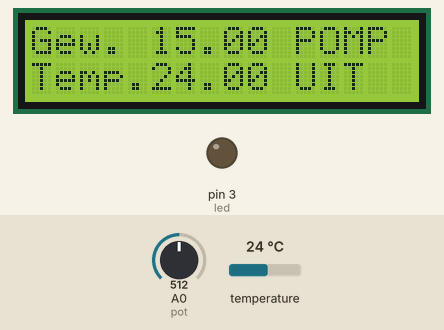
Simulated run of this sketch. Board: Arduino Uno, built with avr-gcc and run on an emulated ATmega328P. On the bench: 16×2 character LCD, output pins drawn as LEDs (lit = HIGH). The test bench sets the inputs (shaded band); at power-on: temperature 24 °C, A0 (pot) = 512. What the sketch prints to the serial monitor is not drawn.

Above: at 1.2 s.
1.3 s: temperature set to 16 °C
2.8 s: temperature set to 13 °C
At 4.0 s:
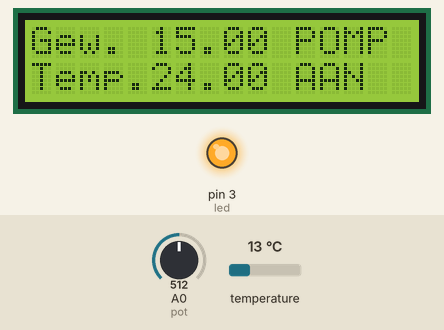
4.3 s: A0 (pot) set to 716
At 5.4 s:
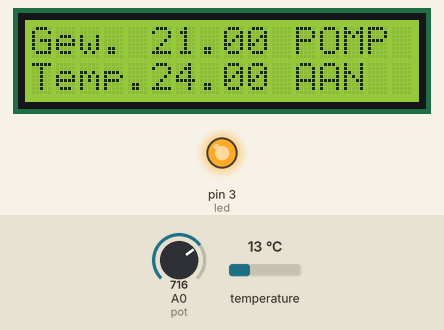
5.8 s: A0 (pot) set to 900
At 6.8 s:
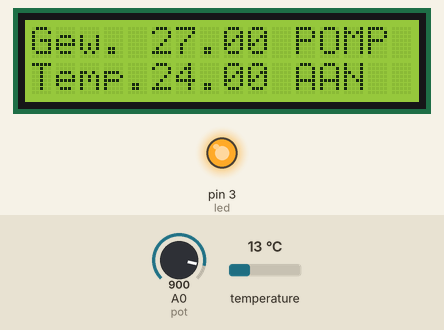
7.3 s: temperature set to 26 °C
At 7.9 s:
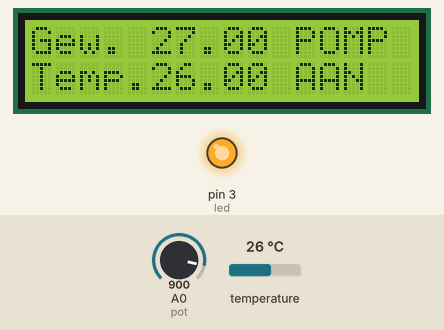
8.8 s: temperature set to 29 °C
At 10.2 s:
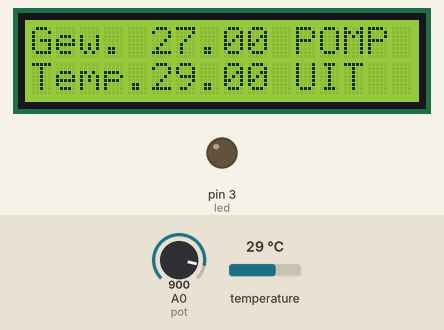
Timing chart, 0 to 11.3 s (numbered marks = the images above; inputs shaded):
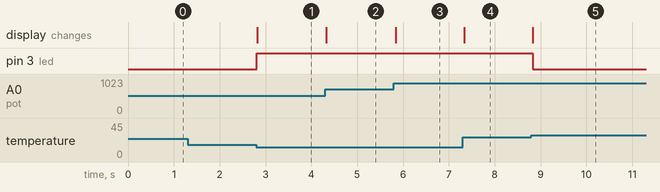

Measured:
- the behaviour switches between 15 and 14 °C on temperature (found by bisection; images 0 and 1)
- the behaviour switches between 27 and 28 °C on temperature (found by bisection; images 4 and 5)
- after the input at 1.3 s, every drawn part: stays the same
- after the input at 2.8 s, pin 3 (led): LOW → HIGH at once; the display: changes at once (image 1)
- after the input at 4.3 s, the display: changes at once (image 2)
- after the input at 5.8 s, the display: changes at once (image 3)
- after the input at 7.3 s, the display: changes at once (image 4)
- after the input at 8.8 s, pin 3 (led): HIGH → LOW at once; the display: changes at once (image 5)

The sketch:

Evaluatie_week_5_-_2022.ino
```cpp
#include <Blynk.h>
#include <DHT_U.h>
#include <Wire.h>
#include <LiquidCrystal_I2C.h>
LiquidCrystal_I2C lcd(0x27, 16, 2);

#define DHTPIN 6
#define led 3
#define pot 0
#define DHTTYPE DHT11
DHT_Unified dht(DHTPIN, DHTTYPE);
#define BLYNK_TEMPLATE_ID "TMPL4nXDFsrL"
#define BLYNK_DEVICE_NAME "Quickstart Device"
#define BLYNK_AUTH_TOKEN "TG93lUFEAES0t4zvCZ7OATtaOVzycuM_"


float temphulp =0;
float val = 0;


void setup() {
  Serial.begin(9600);
  // Initialize device.
  dht.begin();
  lcd.begin();
  lcd.clear();
  lcd.setBacklight(HIGH);
  pinMode(pot,INPUT);
  pinMode(led,OUTPUT);
}

void loop() {
  val = analogRead(pot);
  val = map(val, 0, 1023, 0, 31);
  lcd.setCursor(0,0);
  lcd.print("Gew.");
  lcd.setCursor(5,0);
  lcd.print(val);


   // Get temperature event and print its value.
  sensors_event_t event;
  dht.temperature().getEvent(&event);
  if (isnan(event.temperature)) {
    Serial.println(F("Error reading temperature!"));
  }
  else {
    if(event.temperature > temphulp){
     temphulp = event.temperature;
    Serial.print(F("Temperature: "));
    Serial.print(event.temperature);
    Serial.println(F("°C"));
    lcd.setCursor(0,1);
    lcd.print("Temp.");
    lcd.setCursor(5,1);
    lcd.print(event.temperature);

  }
  }

  if(event.temperature > val)
  {
    digitalWrite(led, LOW);
    lcd.setCursor(11,0);
    lcd.print("POMP");
    lcd.setCursor(11,1);
    lcd.print("UIT");

  }
    if(event.temperature < val)
  {
     digitalWrite(led, HIGH);
     lcd.setCursor(11,0);
     lcd.print("POMP");
     lcd.setCursor(11,1);
     lcd.print("AAN");
  }

}
```
